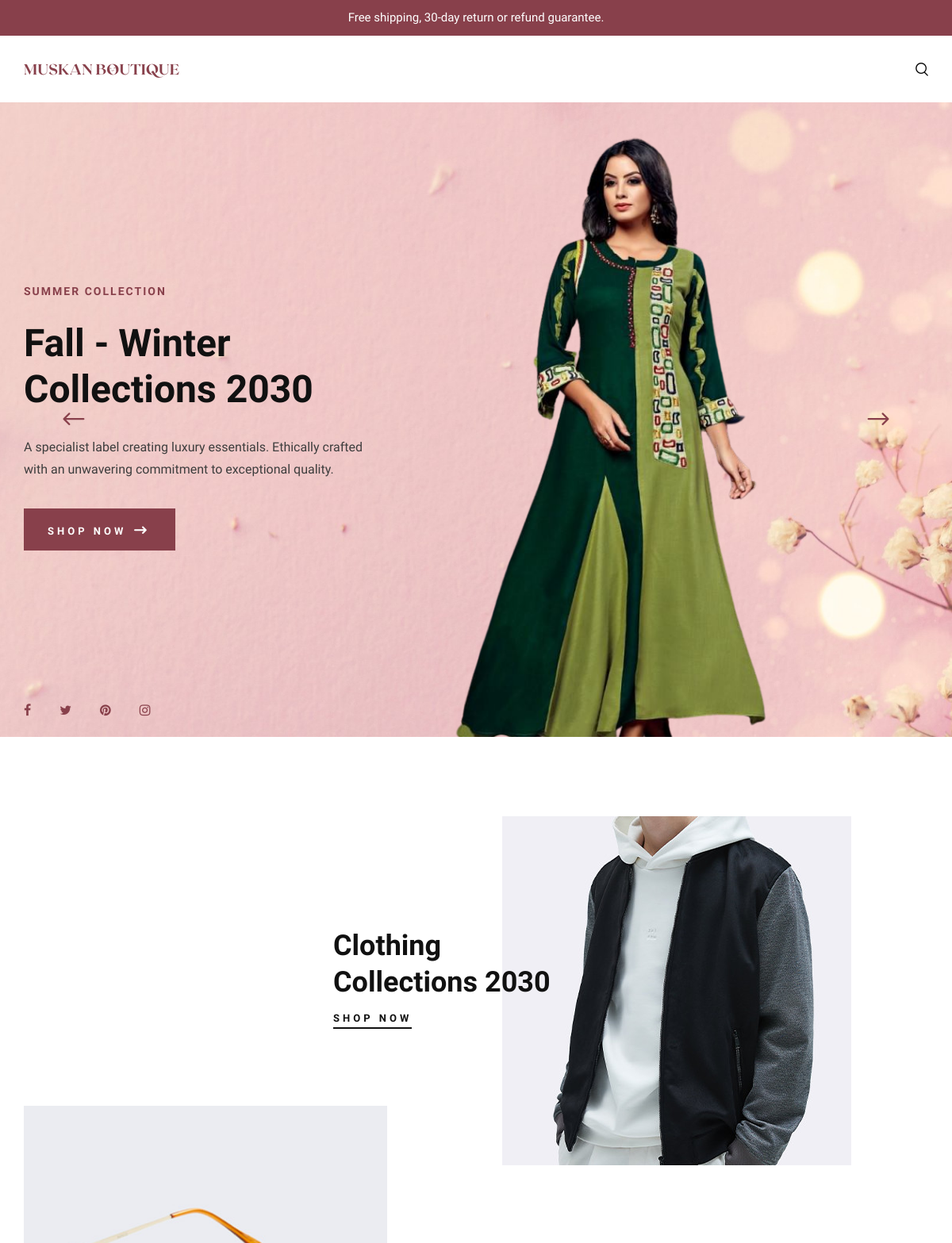
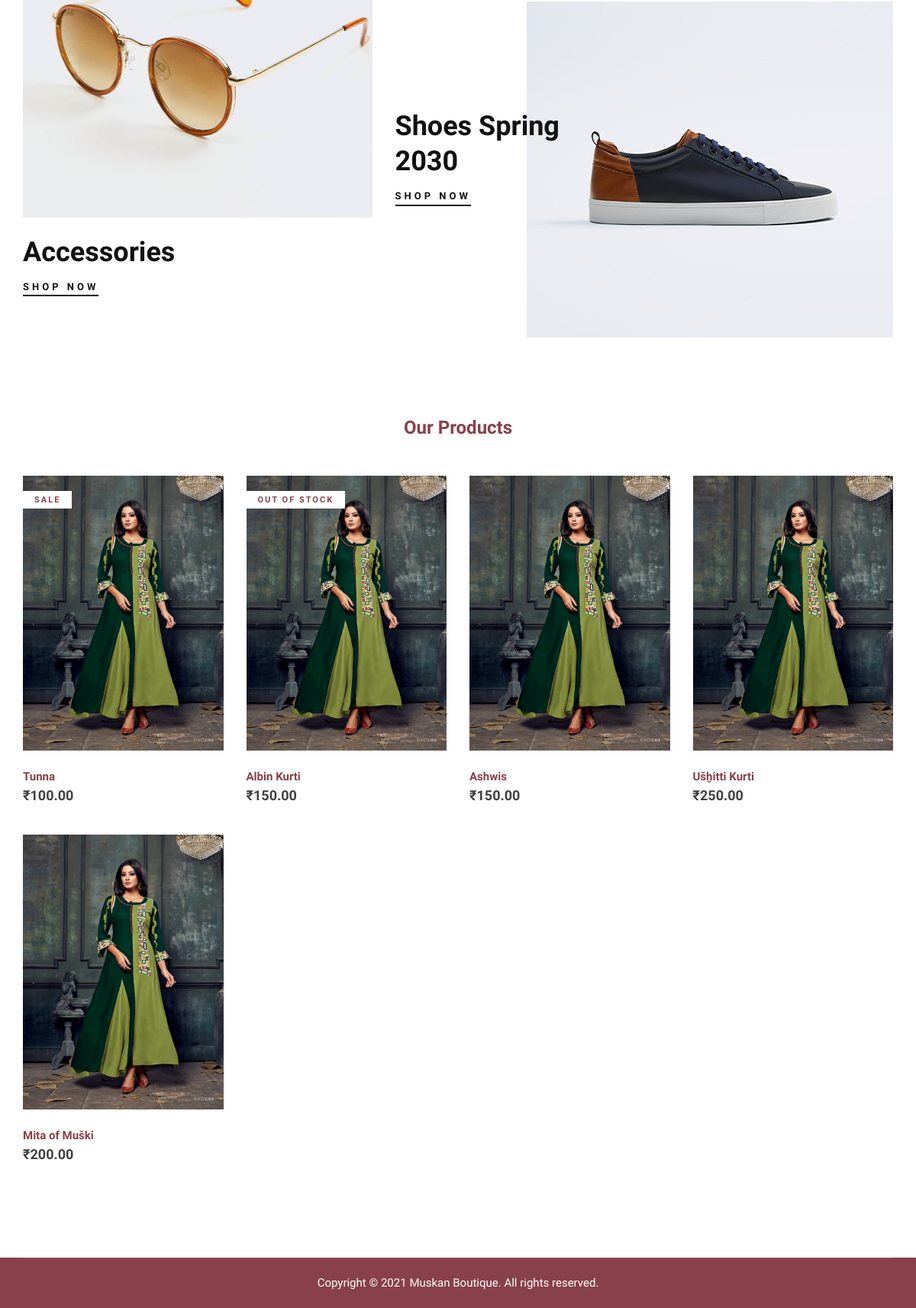
The page / on the database its author committed (2 pictures, top to bottom).
### mbapp/models.py (models this page shows, shortened)
class Product(models.Model):
    name = models.CharField(max_length=200)
    price = models.DecimalField(max_digits=6, decimal_places=2)
    description = models.TextField()
    image = models.ImageField(upload_to='images')
    sale = models.BooleanField(default=False)
    out_of_stock = models.BooleanField(default=False)
    created_date = models.DateTimeField(auto_now_add=True)

### mbapp/views.py (the view)
# urls.py: path('', views.index, name='index'),
def index(request):
    search = request.GET.get('search') or ''
    products = Product.objects.filter(name__icontains=search).order_by('-sale')
    paginator = Paginator(products, 8)
    page = request.GET.get('page')
    page_obj = paginator.get_page(page)
    params = {
        'products': page_obj,
    }
    return render(request, 'index.html', params)

### templates/index.html (shortened to what this page needs)
{% extends 'base.html' %}
{% load static %}
{% block content %}
<section class="hero">
    <div class="hero__slider owl-carousel">
        <div class="hero__items set-bg" data-setbg="{% static 'mbapp/img/hero/hero-1.png' %}">
            <div class="container">
                <div class="row">
                    <div class="col-xl-5 col-lg-7 col-md-8">
                        <div class="hero__text">
                            <h6>Summer Collection</h6>
                            <h2>Fall - Winter Collections 2030</h2>
                            <p>A specialist label creating luxury essentials. Ethically crafted with an unwavering
                                commitment to exceptional quality.</p>
                            <a href="#product-spad" class="primary-btn">Shop now <span class="arrow_right"></span></a>
                            <div class="hero__social">
                                <a href="#"><i class="fa fa-facebook"></i></a>
                                <a href="#"><i class="fa fa-twitter"></i></a>
                                <a href="#"><i class="fa fa-pinterest"></i></a>
                                <a href="#"><i class="fa fa-instagram"></i></a>
                            </div>
                        </div>
                    </div>
                </div>
            </div>
        </div>
    </div>
</section>
<section class="banner spad">
    <div class="container">
        <div class="row">
            <div class="col-lg-7 offset-lg-4">
                <div class="banner__item">
                    <div class="banner__item__pic">
                        <img src="{% static 'mbapp/img/banner/banner-1.jpg' %}" alt="">
                    </div>
                    <div class="banner__item__text">
                        <h2>Clothing Collections 2030</h2>
                        <a href="#product-spad">Shop now</a>
                    </div>
                </div>
            </div>
            <div class="col-lg-5">
                <div class="banner__item banner__item--middle">
                    <div class="banner__item__pic">
                        <img src="{% static 'mbapp/img/banner/banner-2.jpg' %}" alt="">
                    </div>
                    <div class="banner__item__text">
                        <h2>Accessories</h2>
                        <a href="#product-spad">Shop now</a>
                    </div>
                </div>
            </div>
            <div class="col-lg-7">
                <div class="banner__item banner__item--last">
                    <div class="banner__item__pic">
                        <img src="{% static 'mbapp/img/banner/banner-3.jpg' %}" alt="">
                    </div>
                    <div class="banner__item__text">
                        <h2>Shoes Spring 2030</h2>
                        <a href="#product-spad">Shop now</a>
                    </div>
                </div>
            </div>
        </div>
    </div>
</section>
<section class="product spad" id="product-spad">
    <div class="container">
        <div class="row">
            <div class="col-lg-12">
                <ul class="filter__controls">
                    <li class="active">Our Products</li>
                </ul>
            </div>
        </div>
        <div class="row product__filter">
            {% for product in products %}
            <div class="col-lg-3 col-md-6 col-sm-6 col-md-6 col-sm-6 mix">
                <div class="product__item">
                    <a href="{% url 'single_product' product.id %}">
                        <div class="product__item__pic set-bg" data-setbg="{{ product.image.url }}">
                            {% if product.sale %}
                            <span class="label">Sale</span>
                            {% elif product.out_of_stock %}
                            <span class="label">Out Of Stock</span>
                            {% endif %}
                        </div>
                    </a>
                    <div class="product__item__text">
                        <h6>{{ product.name }}</h6>
                        <h5>₹{{ product.price }}</h5>
                    </div>
                </div>
            </div>
            {% endfor %}
        </div>
        <div class="row">
            <div class="col-lg-12">
                <div class="product__pagination">
                </div>
            </div>
        </div>
    </div>
</section>
{% endblock content %}
{% block search %}
<div class="col-lg-6 col-md-6">
    <div class="header__nav__option">
        <a href="#" class="search-switch"><img src="{% static 'mbapp/img/icon/search.png' %}" alt=""></a>
    </div>
</div>
{% endblock search %}

### templates/base.html (shortened to what this page needs)
{% load static %}
<!DOCTYPE html>
<html lang="zxx">
<head>
    <link rel="stylesheet" href="{% static 'mbapp/css/bootstrap.min.css' %}" type="text/css">
    <link rel="stylesheet" href="{% static 'mbapp/css/font-awesome.min.css' %}" type="text/css">
    <link rel="stylesheet" href="{% static 'mbapp/css/elegant-icons.css' %}" type="text/css">
    <link rel="stylesheet" href="{% static 'mbapp/css/magnific-popup.css' %}" type="text/css">
    <link rel="stylesheet" href="{% static 'mbapp/css/nice-select.css' %}" type="text/css">
    <link rel="stylesheet" href="{% static 'mbapp/css/owl.carousel.min.css' %}" type="text/css">
    <link rel="stylesheet" href="{% static 'mbapp/css/slicknav.min.css' %}" type="text/css">
    <link rel="stylesheet" href="{% static 'mbapp/css/style.css' %}" type="text/css">
</head>
<body>
    <header class="header">
        <div class="header__top">
            <div class="container">
                <div class="row">
                    <div class="col-lg-12 col-md-12 col-sm-12">
                        <div class="header__top__left">
                            <p>Free shipping, 30-day return or refund guarantee.</p>
                        </div>
                    </div>
                </div>
            </div>
        </div>
        <div class="container">
            <div class="row">
                <div class="col-lg-6 col-md-6">
                    <div class="header__logo">
                        <a href="{% url 'index' %}"><img src="{% static 'mbapp/img/logo.png' %}" alt=""></a>
                    </div>
                </div>
                {% block search %}
                {% endblock search %}
            </div>
        </div>
    </header>
    {% block content %}
    {% endblock content %}
    <footer class="footer">
        <div class="container">
            <div class="row">
                <div class="col-lg-12 text-center">
                    <div class="footer__copyright__text">
                        <p>Copyright ©
                            Muskan Boutique. All rights reserved.
                        </p>
                    </div>
                </div>
            </div>
        </div>
    </footer>
</body>
</html>

### rows shown on the page
Product: sale "SALE", name "Tunna", price "100.00"
Product: sale "OUT OF STOCK", name "Albin Kurti", price "150.00"
Product: name "Ashwis", price "150.00"
Product: name "Ušḫitti Kurti", price "250.00"
Product: name "Mita of Muški", price "200.00"
